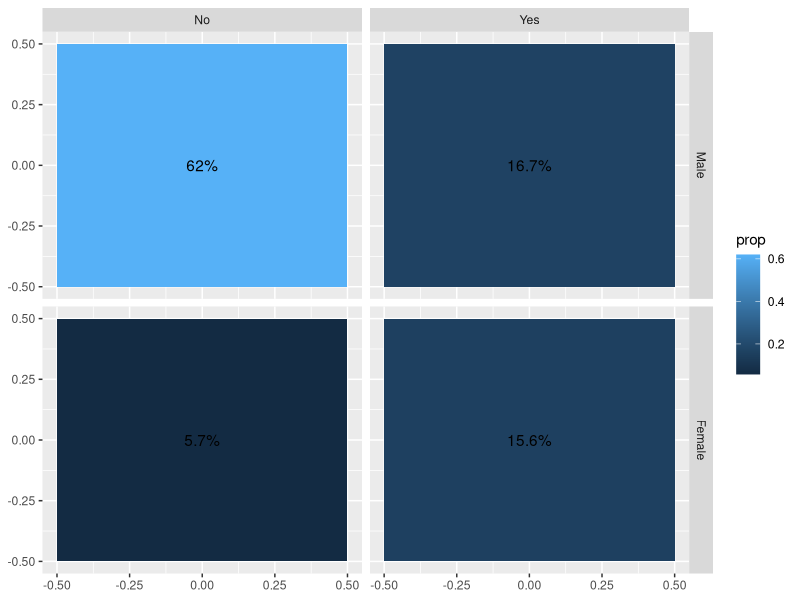
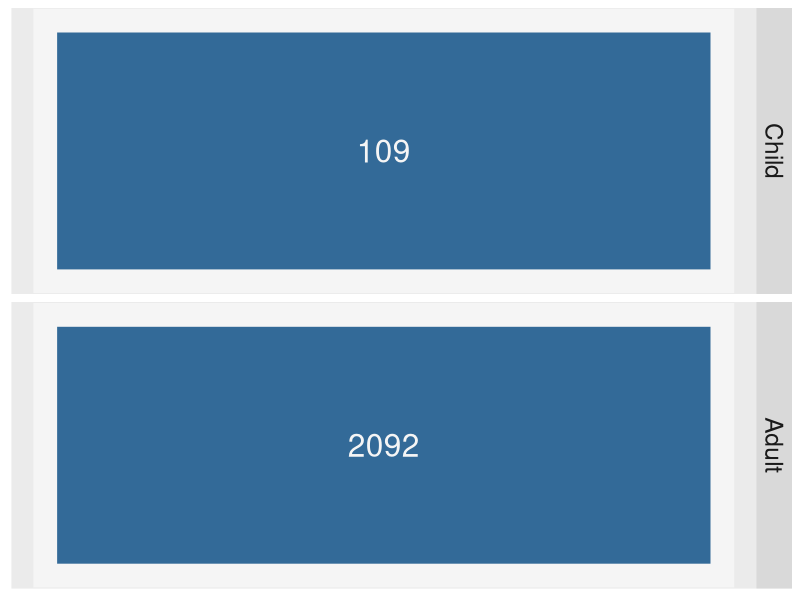

Reproduce these figures in R, in order. (Note: this script raises an error after producing the figures.)
## ---- chunk 1
knitr::opts_chunk$set(echo = TRUE)
options(tidyverse.quiet = TRUE)
## ---- chunk 2
library(tidyverse)
compute_layer_prop <- function(data = mtcars, ...){
  
  if(is.null(data$value)){data$value <- 1}
  
  global_sum <- sum(data$value)
  
  data %>% 
    group_by(PANEL) %>% 
    summarize(sum = sum(value)) %>% 
    mutate(prop = sum/global_sum) %>% 
    mutate(label = round(100 * prop, 1) %>% paste0("%")) %>% 
    mutate(x = 0, y = 0)

}

Titanic %>% 
  data.frame() %>%  
  uncount(Freq) %>% 
  group_by(Sex, Survived) %>% 
  mutate(cell = paste(Sex, Survived, sep = "-")) %>%  
  mutate(PANEL = paste(as.numeric(Sex), as.numeric(Survived), sep = "-")) %>%
  compute_layer_prop()

StatProp <- ggproto(`_class` = "StatProp",
                    `_inherit` = Stat,
                    compute_layer = compute_layer_prop)

Titanic %>% 
  data.frame() %>%  
  uncount(Freq) %>% 
  ggplot(aes(fill = after_stat(prop))) + 
  facet_grid(Sex ~ Survived) + 
  layer(geom = "tile", 
        stat = StatProp, 
        position = "identity") +
  layer(geom = "text", 
        stat = StatProp, 
        position = "identity")

layer_data()



## ---- chunk 3
library(tidyverse)

Titanic %>% 
  data.frame() %>%  
  uncount(Freq) ->
tidy_titanic

compute_layer_prop_by <- function(data = tidy_titanic, ...){
  
  if(is.null(data$value)){data$value <- 1}
  if(is.null(data$prop_by)){data$prop_by <- 1}
  if(is.null(data$wt)){data$wt <- 1}
  
  data$value <- data$value * data$wt
  
  data %>% 
    group_by(prop_by) %>% 
    summarize(group_sum = sum(.data$value)) ->
  group_sum_df
  
  data %>% 
    left_join(group_sum_df, by = "prop_by") %>% 
    group_by(PANEL, prop_by) %>% 
    summarize(sum = sum(.data$value),
              group_sum = mean(.data$group_sum)) %>% 
    mutate(prop = sum/group_sum) %>% 
    mutate(prop_label = round(prop, 3)) %>% 
    mutate(percent_label = paste0(prop_label * 100, "%")) %>% 
    mutate(count_percent_label = paste0(sum, "\n(", percent_label, ")" )) %>% 
    mutate(percent_count_label = paste0(percent_label, "\n(", sum, ")" )) %>% 
    mutate(x = 0, y = 0) 

}


aes_label_count_percent <- function(){ 
  aes(label = after_stat(paste0(sum, "\n(", percent_label, ")" ))) 
  }


aes_label_percent_count <- function(){
  aes(label = after_stat(paste0(percent_label, "\n(", sum, ")" ))) 
  }


# test compute layer
tidy_titanic %>% 
  mutate(prop_by = Sex) %>% 
  mutate(PANEL = paste(as.numeric(Sex), 
                       as.numeric(Survived), sep = "-")) %>%
  ungroup() %>% 
  compute_layer_prop_by()


StatPropby <- ggproto(`_class` = "StatPropby",
                    `_inherit` = Stat,
                    compute_layer = compute_layer_prop_by,
                    default_aes = aes(label = after_stat(sum),
                                      fill = after_stat(prop_by)))

stat_tableprop <- function(geom = "text"){
  
    layer(geom = geom, 
        stat = StatPropby, 
        position = "identity",
        params = list(size = 8, color = "whitesmoke"))
  
}

and <- paste  # not super careful category combos


## ---- chunk 4
tidy_titanic %>% 
  ggplot() + 
  theme(axis.text = element_blank(),
        axis.ticks = element_blank(),
        panel.grid = element_blank(),
        text = element_text(size = 22)) +
  guides(fill = "none") +
  stat_tableprop(geom = "tile") + 
  stat_tableprop() + 
  facet_grid(~ Sex) + # specify table layout
  facet_grid(Sex ~ Survived) + 
  aes(label = after_stat(prop_label)) +
  aes(label = after_stat(percent_label)) + 
  aes(prop_by = Sex) + 
  aes(label = after_stat(count_percent_label)) +
  aes(label = after_stat(percent_count_label)) +
  facet_grid(rows = vars(Sex),
             cols = vars(Age, Survived)) + 
  aes(prop_by = Sex) + 
  aes(prop_by = Age) +
  facet_grid(rows = vars(Age)) +
  aes(prop_by = NULL) + 
  aes(label = after_stat(sum))


layer_data()
## ---- chunk 5
knitr::knit_exit()


## ---- chunk 6
ggtable <- function(data){

data %>% 
  ggplot() + 
  theme(axis.text = element_blank(),
        axis.ticks = element_blank(),
        panel.grid = element_blank(),
        text = element_text(size = 22)) +
  guides(fill = "none") +
  stat_tableprop(geom = "tile") + 
  stat_tableprop()
  
}


display <- function(var){
  
  aes(label = after_stat({{vars}}))
  
}

prop_scope <- function(var){
  
  aes(prop_by = {{vars}})
  
}
## ---- chunk 7
tidy_titanic %>% 
  ggtable() + 
  facet_grid(~ Sex) + # specify table layout
  facet_grid(Sex ~ Survived) + 
  display(prop_label) +
  display(percent_label) + 
  prop_scope(Sex) + 
  aes_label_count_percent() +
  prop_scope(Survived) + 
  aes_label_percent_count() + 
  facet_grid(rows = vars(Sex),
             cols = vars(Age, Survived)) + 
  prop_scope(Sex) + 
  prop_scope(Age) +
  facet_grid(rows = vars(Age)) +
  prop_scope(NULL)


## ---- chunk 8
last_plot() + 
  stat_tableprop(geom = "tile") + 
  aes(fill = after_stat(prop)) +
  scale_fill_gradient2(low = alpha("magenta4", .2), 
                       high = alpha("magenta4", .6))
